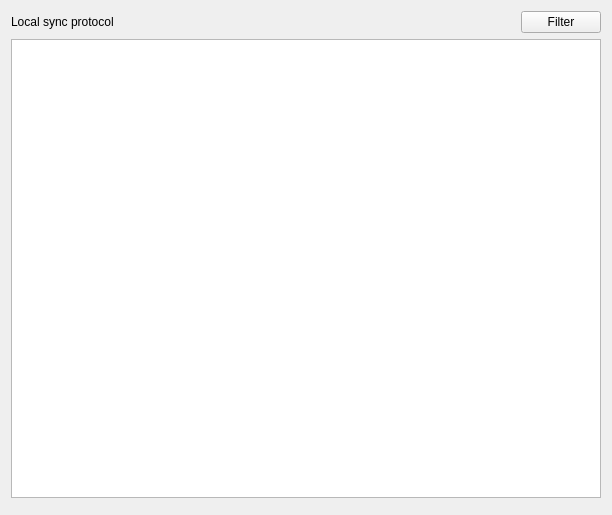
<?xml version="1.0" encoding="UTF-8"?>
<ui version="4.0">
 <class>APP::ProtocolWidget</class>
 <widget class="QWidget" name="APP::ProtocolWidget">
  <property name="geometry">
   <rect>
    <x>0</x>
    <y>0</y>
    <width>612</width>
    <height>515</height>
   </rect>
  </property>
  <property name="windowTitle">
   <string>Form</string>
  </property>
  <layout class="QVBoxLayout" name="verticalLayout">
   <item>
    <layout class="QHBoxLayout" name="horizontalLayout">
     <item>
      <widget class="QLabel" name="_headerLabel">
       <property name="text">
        <string>Local sync protocol</string>
       </property>
       <property name="textFormat">
        <enum>Qt::PlainText</enum>
       </property>
      </widget>
     </item>
     <item>
      <spacer name="horizontalSpacer">
       <property name="orientation">
        <enum>Qt::Horizontal</enum>
       </property>
       <property name="sizeHint" stdset="0">
        <size>
         <width>40</width>
         <height>20</height>
        </size>
       </property>
      </spacer>
     </item>
     <item>
      <widget class="QPushButton" name="_filterButton">
       <property name="cursor">
        <cursorShape>PointingHandCursor</cursorShape>
       </property>
       <property name="text">
        <string>Filter</string>
       </property>
      </widget>
     </item>
    </layout>
   </item>
   <item>
    <widget class="QTableView" name="_tableView">
     <property name="contextMenuPolicy">
      <enum>Qt::CustomContextMenu</enum>
     </property>
     <property name="alternatingRowColors">
      <bool>true</bool>
     </property>
     <property name="selectionBehavior">
      <enum>QAbstractItemView::SelectRows</enum>
     </property>
     <property name="showGrid">
      <bool>false</bool>
     </property>
     <property name="sortingEnabled">
      <bool>true</bool>
     </property>
     <property name="wordWrap">
      <bool>false</bool>
     </property>
     <attribute name="verticalHeaderVisible">
      <bool>false</bool>
     </attribute>
    </widget>
   </item>
   <item>
    <widget class="QDialogButtonBox" name="_dialogButtonBox"/>
   </item>
  </layout>
 </widget>
 <resources/>
 <connections/>
</ui>
